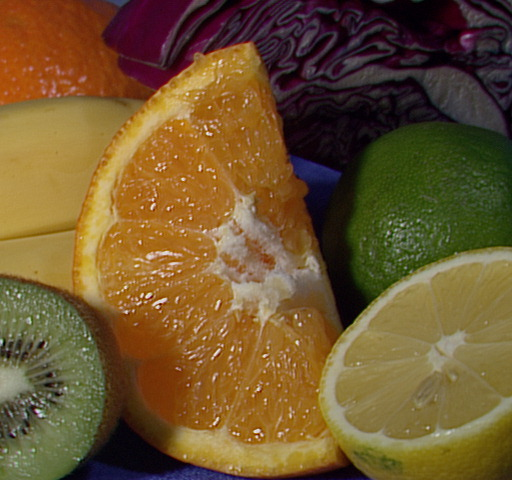
#> input picture data/standard/fruits.jpg, 512 x 480 px
$ python gamma_correction.py
#> lines starting #> are read from the running program, lines starting #| are printed output that depends on the picture
"""实验二：数字图像变换与伽马校正。

内容：
1. 灰度变换：线性、对数、反色
2. 伽马校正 s = c * r^gamma，对不同 gamma 参数进行对比

运行：
    python gamma_correction.py [图像路径]
输出：
    ../images/output/ 下的各种变换结果
"""
from __future__ import annotations


import glob
import os
import sys

import cv2
import numpy as np
from matplotlib import pyplot as plt

# 中文字体配置：探测系统是否真有中文字体（Linux 容器常缺失）。
# 无中文字体时自动回退英文标签，避免渲染成方框；app.py 可通过 LABELS 覆盖。
from matplotlib import font_manager as _fm


def _has_cjk_font() -> bool:
    keys = ("cjk", "hei", "song", "yahei", "pingfang", "simhei",
            "noto sans sc", "wenquanyi", "arial unicode", "heiti")
    return any(any(k in f.name.lower() for k in keys) for f in _fm.fontManager.ttflist)


CJK = _has_cjk_font()
if CJK:
    plt.rcParams["font.sans-serif"] = ["Noto Sans CJK SC", "PingFang SC", "SimHei",
                                        "WenQuanYi Zen Hei", "DejaVu Sans"]
plt.rcParams["axes.unicode_minus"] = False

# 图表标签：有中文字体用中文，否则用英文。app.py 可按需覆盖。
LABELS = {
    "xlabel": ("输入灰度 r", "Input gray level r"),
    "ylabel": ("输出灰度 s", "Output gray level s"),
    "title": ("伽马变换曲线 s = c * r^gamma", "Gamma curves s = c * r^gamma"),
    "identity": ("恒等变换", "identity"),
}


def _lbl(key: str) -> str:
    """图表标签统一使用英文，避免跨平台中文字体缺失导致乱码。"""
    zh, en = LABELS.get(key, (key, key))
    return en


OUTPUT_DIR = os.environ.get("DIP_OUTPUT_DIR") or os.path.join(os.path.dirname(os.path.abspath(__file__)), "..", "images", "output")
IMAGE_DIR = os.path.join(os.path.dirname(os.path.abspath(__file__)), "..", "images")
STANDARD_DIR = os.path.join(os.path.dirname(os.path.abspath(__file__)), "..", "..", "..", "data", "standard")
PREFERRED_IMAGE = "fruits.jpg"
GAMMA_VALUES = [0.4, 0.6, 1.0, 1.5, 2.2, 3.0]


def ensure_output_dir() -> None:
    os.makedirs(OUTPUT_DIR, exist_ok=True)


def make_demo_image() -> np.ndarray:
    """生成一幅偏暗的图像，便于观察伽马校正效果。"""
    h, w = (400, 400)
    yy, xx = np.mgrid[0:h, 0:w].astype(np.float32)
    base = 40 + 80 * np.exp(-(((xx - w / 2) ** 2 + (yy - h / 2) ** 2) / (2 * (w / 5) ** 2)))
    img = np.clip(base + 25 * np.sin(xx / 25.0), 0, 255)
    return img.astype(np.uint8)


def _scan(directory: str) -> list[str]:
    """扫描目录下所有图像（排除 output 目录），匹配大小写扩展名。"""
    found: list[str] = []
    for ext in ("*.jpg", "*.jpeg", "*.png", "*.bmp", "*.tif", "*.tiff"):
        for d in (directory,):
            found += [f for f in glob.glob(os.path.join(d, ext)) if "output" not in f]
            found += [f for f in glob.glob(os.path.join(d, ext.upper())) if "output" not in f]
    return sorted(set(found))


def load_image(path: str | None = None) -> np.ndarray:
    """按 data/standard -> 本实验 images/ -> 合成图 的优先级读取输入。"""
    if path:
        img = cv2.imread(path, cv2.IMREAD_GRAYSCALE)
        if img is None:
            raise FileNotFoundError(f"无法读取图像：{path}")
        return img
    pref = os.path.join(STANDARD_DIR, PREFERRED_IMAGE)
    if os.path.exists(pref):
        img = cv2.imread(pref, cv2.IMREAD_GRAYSCALE)
        if img is not None:
            print(f"使用本实验示例图：{PREFERRED_IMAGE}")
            return img
    for directory in (STANDARD_DIR, IMAGE_DIR):
        files = _scan(directory)
        if files:
            img = cv2.imread(files[0], cv2.IMREAD_GRAYSCALE)
            if img is not None:
                print(f"自动使用标准图：{os.path.basename(files[0])}")
                return img
    print("未找到标准图，使用内置合成示意图演示。")
    return make_demo_image()


def gamma_transform(img: np.ndarray, gamma: float, c: float = 1.0) -> np.ndarray:
    """幂律（伽马）变换 s = c * r^gamma。"""
    table = np.array([c * ((i / 255.0) ** gamma) * 255 for i in range(256)], dtype=np.float32)
    return np.clip(table, 0, 255).astype(np.uint8)[img]


def log_transform(img: np.ndarray, c: float | None = None) -> np.ndarray:
    """对数变换 s = c * log(1 + r)，用于扩展暗部细节。"""
    if c is None:
        c = 255.0 / np.log(1 + img.max())
    return np.clip(c * np.log1p(img.astype(np.float32)), 0, 255).astype(np.uint8)


def negative_transform(img: np.ndarray) -> np.ndarray:
    """灰度反转 s = 255 - r。"""
    return 255 - img


def plot_gamma_curves() -> None:
    r = np.linspace(0, 1, 256)
    plt.figure(figsize=(6, 5))
    for g in GAMMA_VALUES:
        plt.plot(r * 255, (r ** g) * 255, label=f"gamma={g}")
    plt.plot([0, 255], [0, 255], "k--", label=_lbl("identity"))
    plt.xlabel(_lbl("xlabel"))
    plt.ylabel(_lbl("ylabel"))
    plt.title(_lbl("title"))
    plt.legend()
    plt.grid(alpha=0.3)
    plt.tight_layout()
    plt.savefig(os.path.join(OUTPUT_DIR, "gamma_curves.png"), dpi=120)
    plt.close()


def main() -> None:
    ensure_output_dir()
    src_path = sys.argv[1] if len(sys.argv) > 1 else None
    src = load_image(src_path)
#> in load_image, `img = cv2.imread(pref, cv2.IMREAD_GRAYSCALE)`:
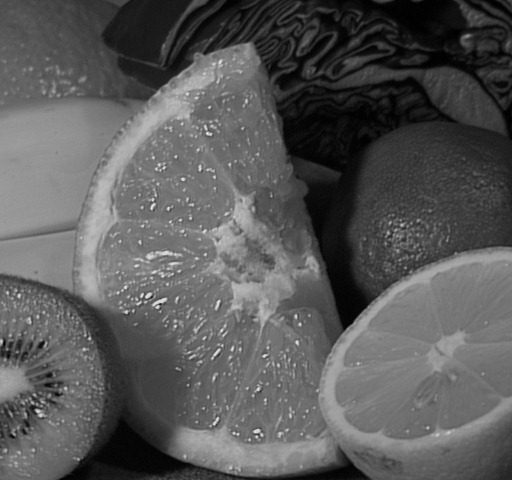
#> img: shape (480, 512); min 0, max 238, mean 88.7

    cv2.imwrite(os.path.join(OUTPUT_DIR, "01_source.png"), src)
    cv2.imwrite(os.path.join(OUTPUT_DIR, "02_negative.png"), negative_transform(src))
#> in negative_transform, `return 255 - img`:
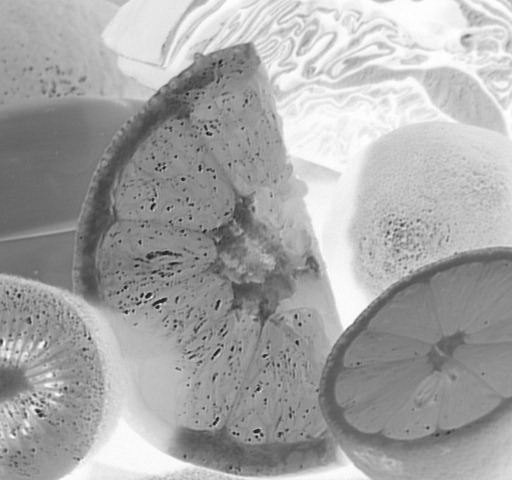
#> returned value: shape (480, 512); min 17, max 255, mean 166.3
    cv2.imwrite(os.path.join(OUTPUT_DIR, "03_log.png"), log_transform(src))
#> in log_transform, `c = 255.0 / np.log(1 + img.max())`: c = 46.56
#> in log_transform, `return np.clip(c * np.log1p(img.astype(np.float32)), 0, 255).astype(np..`:
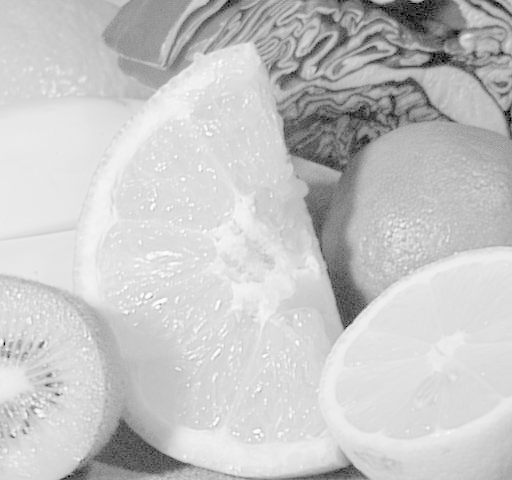
#> returned value: shape (480, 512); min 0, max 255, mean 197.9

    tiles = []
    for g in GAMMA_VALUES:
        out = gamma_transform(src, g)
        cv2.imwrite(os.path.join(OUTPUT_DIR, f"gamma_{str(g).replace('.', 'p')}.png"), out)
        # 在缩略图上标注参数
        thumb = cv2.resize(out, (200, 200))
        thumb = cv2.putText(
            cv2.cvtColor(thumb, cv2.COLOR_GRAY2BGR),
            f"g={g}", (8, 22), cv2.FONT_HERSHEY_SIMPLEX, 0.6, (0, 255, 255), 2
        )
        tiles.append(thumb)
#> this loop made 6 passes
#> pass 1, in main, `thumb = cv2.resize(out, (200, 200))`:
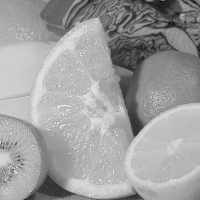
#> thumb: shape (200, 200); min 2, max 240, mean 158.5
#> after the loop:
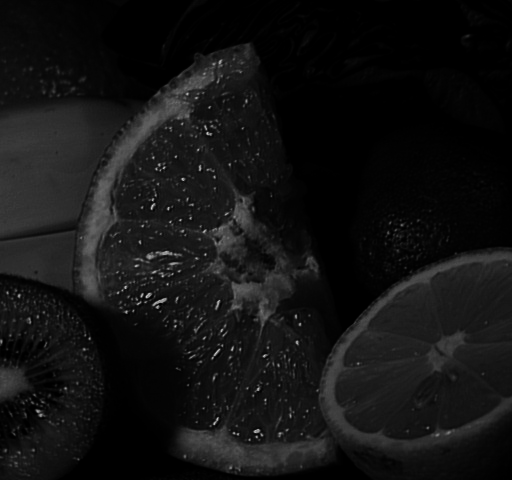
#> out: shape (480, 512); min 0, max 207, mean 18.5
#> after the loop, tiles = 6 items

    grid = np.vstack([np.hstack(tiles[:3]), np.hstack(tiles[3:])])
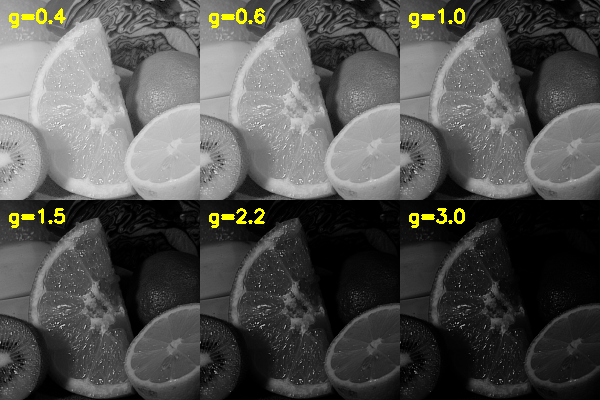
#> grid: shape (400, 600, 3); mean of channels 0, 1, 2 80.2, 82.6, 82.6; drawn as B, G, R
    cv2.imwrite(os.path.join(OUTPUT_DIR, "gamma_grid.png"), grid)

    plot_gamma_curves()
#> in plot_gamma_curves, `plt.savefig(os.path.join(OUTPUT_DIR, "gamma_curves.png"), dpi=120)`:
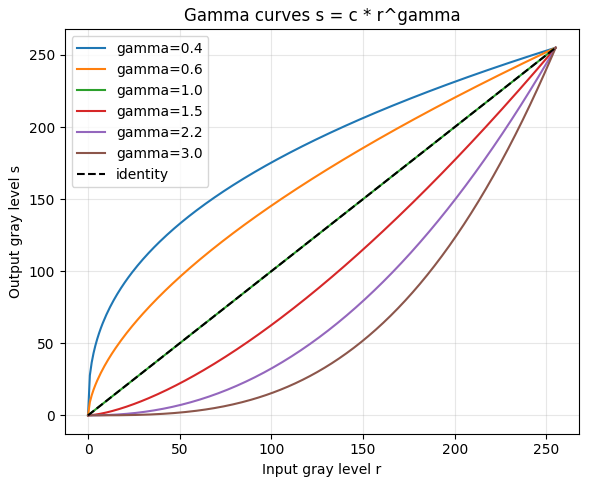
#> figure drawn by matplotlib, 1 panel; curve peaks at x = 255, y = 255; curve peaks at x = 255, y = 255; curve peaks at x = 255, y = 255

    print(f"结果已输出到：{os.path.abspath(OUTPUT_DIR)}")
#| 结果已输出到：experiments/exp2-gamma/images/output
    print(f"  - gamma_grid.png 不同 gamma（{GAMMA_VALUES}）的对比图")
    print("  - gamma_curves.png 伽马变换曲线")
    print("  - 02_negative.png 反色变换 / 03_log.png 对数变换")


if __name__ == "__main__":
    main()
